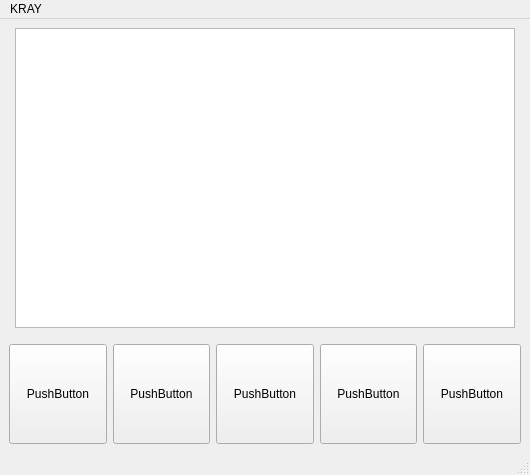
<?xml version="1.0" encoding="UTF-8"?>
<ui version="4.0">
 <class>Kray</class>
 <widget class="QMainWindow" name="Kray">
  <property name="geometry">
   <rect>
    <x>0</x>
    <y>0</y>
    <width>530</width>
    <height>475</height>
   </rect>
  </property>
  <property name="windowTitle">
   <string>Kray</string>
  </property>
  <widget class="QWidget" name="centralwidget">
   <layout class="QGridLayout" name="gridLayout">
    <item row="0" column="0">
     <layout class="QVBoxLayout" name="verticalLayout">
      <item>
       <layout class="QHBoxLayout" name="horizontalLayout_2">
        <item>
         <spacer name="horizontalSpacer">
          <property name="orientation">
           <enum>Qt::Orientation::Horizontal</enum>
          </property>
          <property name="sizeHint" stdset="0">
           <size>
            <width>40</width>
            <height>20</height>
           </size>
          </property>
         </spacer>
        </item>
        <item>
         <widget class="QTextBrowser" name="textBrowser">
          <property name="minimumSize">
           <size>
            <width>500</width>
            <height>300</height>
           </size>
          </property>
         </widget>
        </item>
        <item>
         <spacer name="horizontalSpacer_2">
          <property name="orientation">
           <enum>Qt::Orientation::Horizontal</enum>
          </property>
          <property name="sizeHint" stdset="0">
           <size>
            <width>40</width>
            <height>20</height>
           </size>
          </property>
         </spacer>
        </item>
       </layout>
      </item>
      <item>
       <spacer name="verticalSpacer">
        <property name="orientation">
         <enum>Qt::Orientation::Vertical</enum>
        </property>
        <property name="sizeHint" stdset="0">
         <size>
          <width>20</width>
          <height>40</height>
         </size>
        </property>
       </spacer>
      </item>
      <item>
       <layout class="QHBoxLayout" name="horizontalLayout">
        <item>
         <widget class="QPushButton" name="pushButton">
          <property name="minimumSize">
           <size>
            <width>0</width>
            <height>100</height>
           </size>
          </property>
          <property name="text">
           <string>PushButton</string>
          </property>
         </widget>
        </item>
        <item>
         <widget class="QPushButton" name="pushButton_2">
          <property name="minimumSize">
           <size>
            <width>0</width>
            <height>100</height>
           </size>
          </property>
          <property name="text">
           <string>PushButton</string>
          </property>
         </widget>
        </item>
        <item>
         <widget class="QPushButton" name="pushButton_3">
          <property name="minimumSize">
           <size>
            <width>0</width>
            <height>100</height>
           </size>
          </property>
          <property name="text">
           <string>PushButton</string>
          </property>
         </widget>
        </item>
        <item>
         <widget class="QPushButton" name="pushButton_4">
          <property name="minimumSize">
           <size>
            <width>0</width>
            <height>100</height>
           </size>
          </property>
          <property name="text">
           <string>PushButton</string>
          </property>
         </widget>
        </item>
        <item>
         <widget class="QPushButton" name="pushButton_5">
          <property name="minimumSize">
           <size>
            <width>0</width>
            <height>100</height>
           </size>
          </property>
          <property name="text">
           <string>PushButton</string>
          </property>
         </widget>
        </item>
       </layout>
      </item>
     </layout>
    </item>
   </layout>
  </widget>
  <widget class="QMenuBar" name="menubar">
   <property name="geometry">
    <rect>
     <x>0</x>
     <y>0</y>
     <width>530</width>
     <height>21</height>
    </rect>
   </property>
   <widget class="QMenu" name="menuKRAY">
    <property name="title">
     <string>KRAY</string>
    </property>
   </widget>
   <addaction name="menuKRAY"/>
  </widget>
  <widget class="QStatusBar" name="statusbar"/>
 </widget>
 <resources/>
 <connections/>
</ui>
